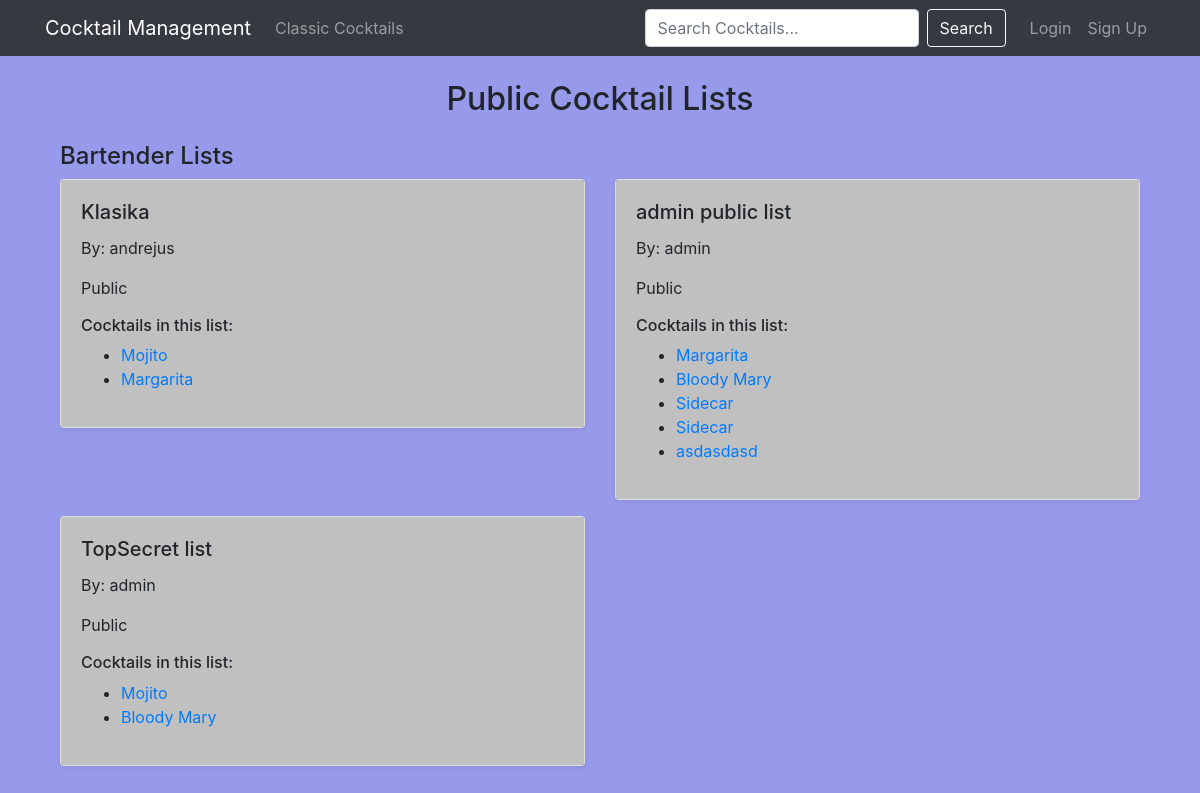
/cocktails/public-lists/, run on the app's committed database.
### cocktails/models.py (models this page shows, shortened)
class BartenderCocktailList(models.Model):
    name = models.CharField(max_length=100)
    owner = models.ForeignKey(Profile, on_delete=models.CASCADE)
    is_public = models.BooleanField(default=False)

class Profile(models.Model):
    user = models.OneToOneField(User, on_delete=models.CASCADE)
    profile_picture = models.ImageField(
        upload_to='profile_pics',
        default="profile_pics/default-user.png",
        blank=True,
        null=True
    )
    DRINK_PREFERENCES = [
        ('Alcoholic', 'Alcoholic'),
        ('Non-Alcoholic', 'Non-Alcoholic'),
        ('Both', 'Both')
    ]
    preferred_drink_type = models.CharField(max_length=15, choices=DRINK_PREFERENCES, default='Both')

class BartenderCocktailListCocktail(models.Model):
    bartender_list = models.ForeignKey(BartenderCocktailList, on_delete=models.CASCADE)
    cocktail = models.ForeignKey(Cocktail, on_delete=models.CASCADE)

class Cocktail(models.Model):
    name = models.CharField(max_length=100)
    original_cocktail = models.ForeignKey('self', null=True, blank=True, on_delete=models.SET_NULL)
    bartender = models.ForeignKey(User, on_delete=models.SET_NULL, null=True, blank=True)
    category = models.ForeignKey(CocktailCategory, on_delete=models.CASCADE)
    instructions = models.TextField()
    image = models.ImageField(upload_to='cocktails', blank=True, null=True)
    glass_type = models.CharField(max_length=100)
    ALCOHOLIC_STRENGTH = [
        ('None', 'None'),
        ('Light', 'Light'),
        ('Medium', 'Medium'),
        ('Strong', 'Strong'),
    ]
    alcoholic_strength = models.CharField(max_length=10, choices=ALCOHOLIC_STRENGTH, default='Medium')
    is_classic = models.BooleanField(default=False)

### cocktails/views.py (the view)
# urls.py: path("public-lists/", views.public_lists, name="public-lists"),
def public_lists(request):
    bartender_lists = BartenderCocktailList.objects.filter(is_public=True)
    context = {
        "bartender_lists": bartender_lists,
    }
    return render(request, "cocktails/public_lists.html", context)

### cocktails/templates/cocktails/public_lists.html
{% extends 'base.html' %}
{% block content %}
<div class="container mt-4">
    <h2 class="text-center">Public Cocktail Lists</h2>
    <h4 class="mt-4">Bartender Lists</h4>
    <div class="row">
        {% for list in bartender_lists %}
            <div class="col-md-6">
                <div class="card shadow-sm mb-3">
                    <div class="card-body">
                        <h5 class="card-title">{{ list.name }}</h5>
                        <p>By: {{ list.owner.user.username }}</p>
                        <p>{% if list.is_public %}Public{% else %}Private{% endif %}</p>
                        <h6>Cocktails in this list:</h6>
                        <ul>
                            {% for cocktail_entry in list.bartendercocktaillistcocktail_set.all %}
                                <li>
                                    <a href="{% url 'cocktail-detail' cocktail_entry.cocktail.id %}">
                                        {{ cocktail_entry.cocktail.name }}
                                    </a>
                                </li>
                            {% empty %}
                                <p>No cocktails in this list yet.</p>
                            {% endfor %}
                        </ul>
                    </div>
                </div>
            </div>
        {% empty %}
            <p class="text-center">No public bartender lists available.</p>
        {% endfor %}
    </div>
</div>
{% endblock %}

### cocktails/static/css/style.css (style rules this page uses)
body { background-color: #9799EA; }
.card-body { background-color: Silver; }

### data on the page
BartenderCocktailList: name "Klasika", owner.user.username "andrejus", is_public "Public"
BartenderCocktailListCocktail: cocktail.name "Mojito"
BartenderCocktailListCocktail: cocktail.name "Margarita"
BartenderCocktailList: name "admin public list", owner.user.username "admin", is_public "Public"
BartenderCocktailListCocktail: cocktail.name "Margarita"
BartenderCocktailListCocktail: cocktail.name "Bloody Mary"
BartenderCocktailListCocktail: cocktail.name "Sidecar"
BartenderCocktailListCocktail: cocktail.name "Sidecar"
BartenderCocktailListCocktail: cocktail.name "asdasdasd"
BartenderCocktailList: name "TopSecret list", owner.user.username "admin", is_public "Public"
BartenderCocktailListCocktail: cocktail.name "Mojito"
BartenderCocktailListCocktail: cocktail.name "Bloody Mary"
